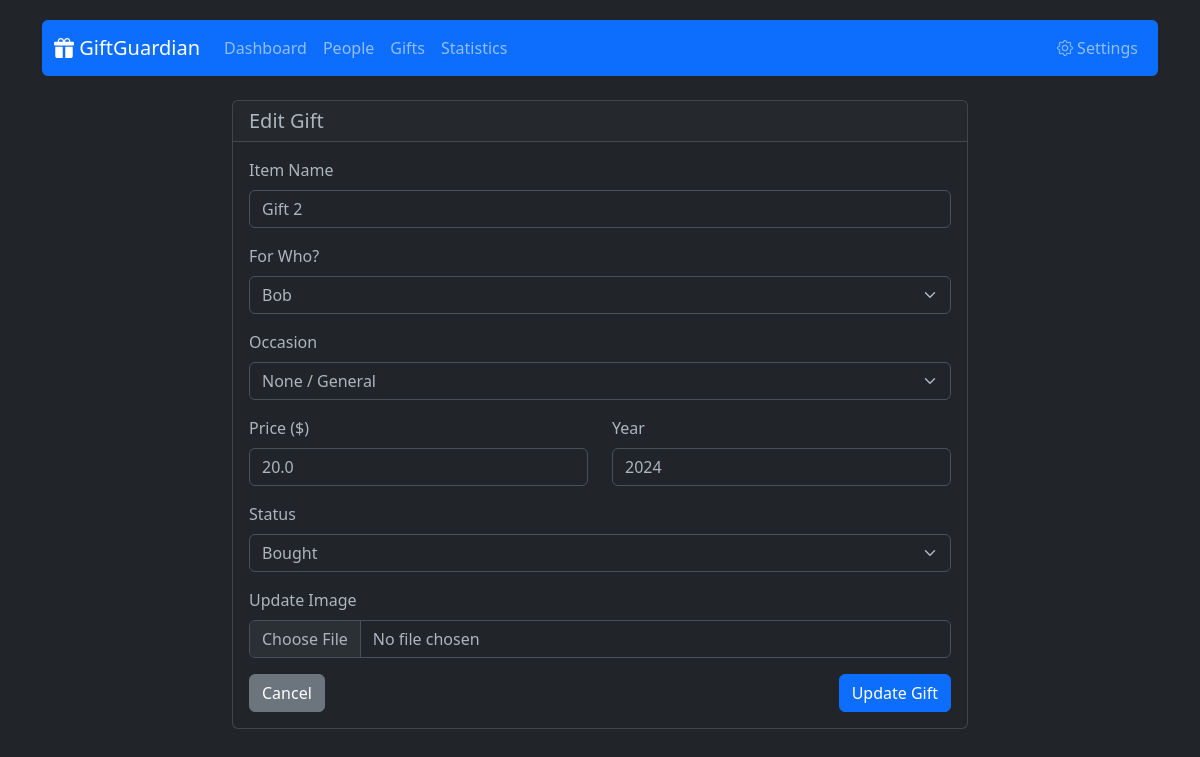
The page /gifts/edit/2 on the database its author committed.
### app/models.py (models this page shows)
class Gift(db.Model):
    id = db.Column(db.Integer, primary_key=True)
    item_name = db.Column(db.String(200), nullable=False)
    price = db.Column(db.Float, nullable=True)
    occasion_id = db.Column(db.Integer, db.ForeignKey('occasion.id'), nullable=True)
    year = db.Column(db.Integer, nullable=True)
    status = db.Column(db.String(20), default='Idea') # Idea, Bought, Given
    image_path = db.Column(db.String(200), nullable=True)
    person_id = db.Column(db.Integer, db.ForeignKey('person.id'), nullable=False)

class Person(db.Model):
    id = db.Column(db.Integer, primary_key=True)
    name = db.Column(db.String(100), nullable=False)
    relation_id = db.Column(db.Integer, db.ForeignKey('relation.id'), nullable=True)
    birthday_month = db.Column(db.Integer, nullable=False)
    birthday_day = db.Column(db.Integer, nullable=False)
    birthday_year = db.Column(db.Integer, nullable=True)
    gifts = db.relationship('Gift', backref='person', lazy=True)
    occasions = db.relationship('PersonOccasion', backref='person', lazy=True, cascade="all, delete-orphan")

### app/routes.py (the view, shortened to what this page needs)
@main.route('/gifts/edit/<int:id>', methods=['GET', 'POST'])
def edit_gift(id):
    gift = Gift.query.get_or_404(id)
    people = Person.query.order_by(Person.name).all()
    occasions = Occasion.query.all()
    return render_template('edit_gift.html', gift=gift, people=people, occasions=occasions)

### app/templates/edit_gift.html (shortened to what this page needs)
{% extends 'base.html' %}
{% block content %}
<div class="row justify-content-center">
    <div class="col-md-8">
        <div class="card">
            <div class="card-header">
                <h5 class="card-title mb-0">Edit Gift</h5>
            </div>
            <div class="card-body">
                <form action="{{ url_for('main.edit_gift', id=gift.id) }}" method="POST" enctype="multipart/form-data">
                    <div class="mb-3">
                        <label for="item_name" class="form-label">Item Name</label>
                        <input type="text" class="form-control" name="item_name" value="{{ gift.item_name }}" required>
                    </div>
                    <div class="mb-3">
                        <label for="person_id" class="form-label">For Who?</label>
                        <select class="form-select" name="person_id" required>
                            {% for person in people %}
                                <option value="{{ person.id }}" {% if gift.person_id == person.id %}selected{% endif %}>{{ person.name }}</option>
                            {% endfor %}
                        </select>
                    </div>
                    <div class="mb-3">
                        <label for="occasion_id" class="form-label">Occasion</label>
                        <select class="form-select" name="occasion_id">
                            <option value="">None / General</option>
                        </select>
                    </div>
                    <div class="row">
                        <div class="col-md-6 mb-3">
                             <label for="price" class="form-label">Price ($)</label>
                             <input type="number" step="0.01" class="form-control" name="price" value="{{ gift.price }}" placeholder="0.00">
                        </div>
                         <div class="col-md-6 mb-3">
                             <label for="year" class="form-label">Year</label>
                             <input type="number" class="form-control" name="year" value="{{ gift.year }}">
                        </div>
                    </div>
                    <div class="mb-3">
                        <label for="status" class="form-label">Status</label>
                        <select class="form-select" name="status" required>
                            <option value="Bought" {% if gift.status == 'Bought' %}selected{% endif %}>Bought</option>
                        </select>
                    </div>
                    <div class="mb-3">
                        <label for="image" class="form-label">Update Image</label>
                        <input type="file" class="form-control" name="image" accept="image/*">
                    </div>
                    <div class="d-flex justify-content-between">
                         <a href="{{ url_for('main.gifts_list') }}" class="btn btn-secondary">Cancel</a>
                         <button type="submit" class="btn btn-primary">Update Gift</button>
                    </div>
                </form>
            </div>
        </div>
    </div>
</div>
{% endblock %}

### app/templates/base.html (style rules this page uses)
body { padding-top: 20px; }
.card { margin-bottom: 20px; }

### rows shown on the page
Gift: item_name "Gift 2", person_id "Bob", price "20.0", year "2024", status "Bought"
